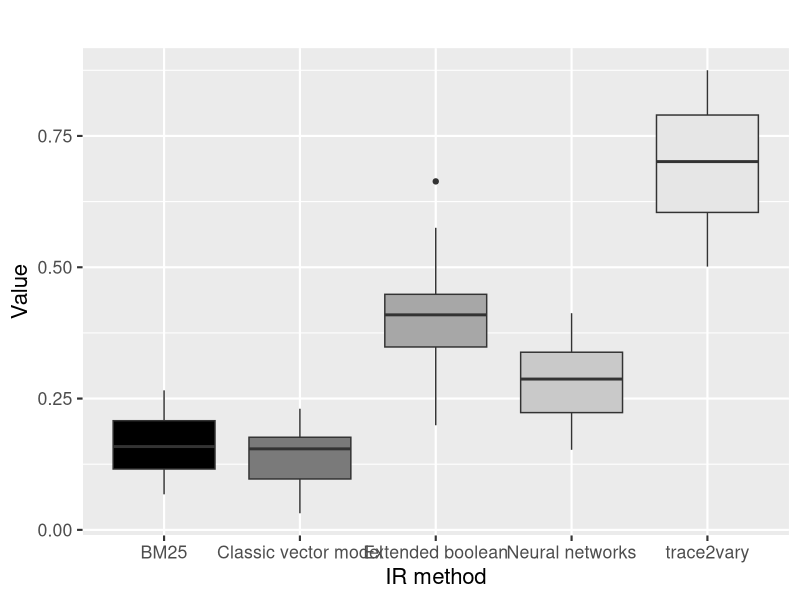

R code for this plot:
#loading library
require("ggplot2")

# selecting the current directory
setwd("/Users/tassiovale/Dropbox/PhD Thesis/trace2vary/trace_recovery/results/")

# read csv file
data <- read.csv("results_output.csv")

chart <- ggplot(data=data, aes(x=method, y=precision, fill=method)) +
    geom_boxplot() +
scale_fill_grey(start = 0, end = .9) +
guides(fill=FALSE) +
ggtitle("") +
labs(x="", y="") +
theme_grey(base_size = 16) +
xlab("IR method") +
ylab("Value")

ggsave("results_precision_chart.eps")
